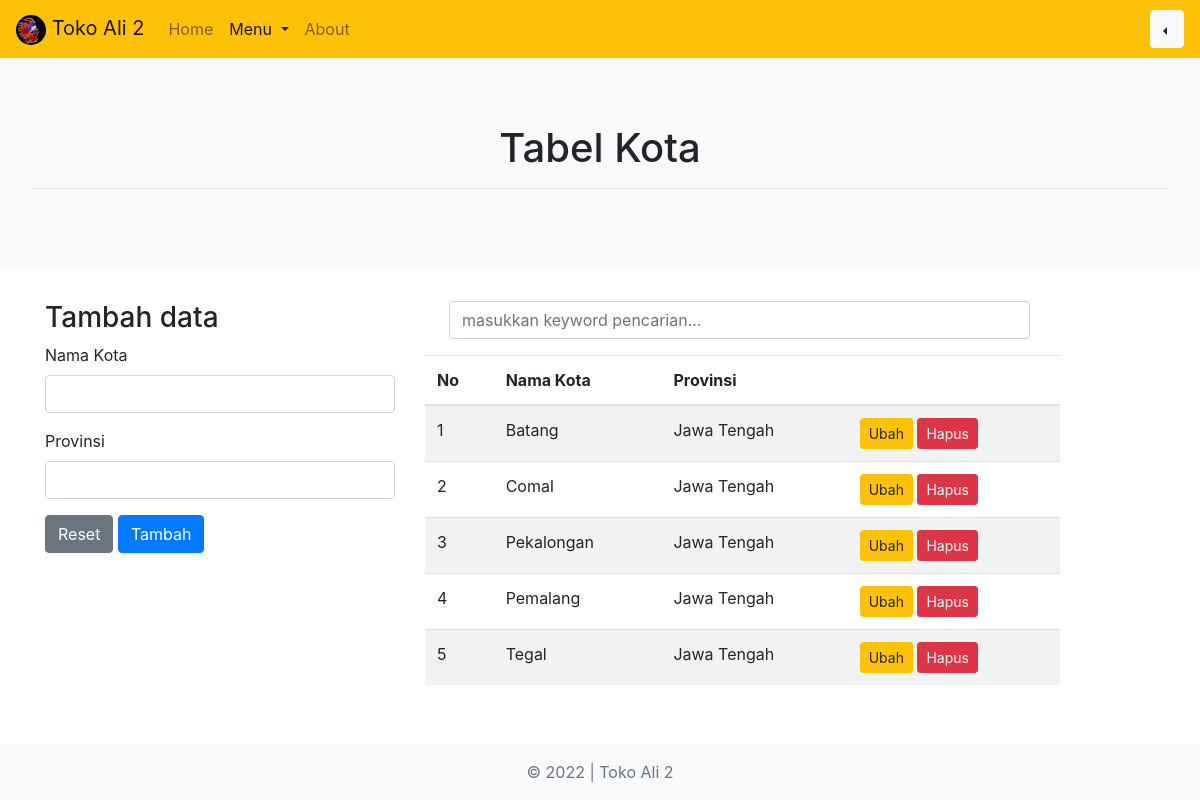
The page /php/kota.php (signed in) on the database its author committed.
### tables this page shows
CREATE TABLE `kota` (
  `kd_kota` int(5) NOT NULL,
  `nm_kota` varchar(20) NOT NULL,
  `provinsi` varchar(20) NOT NULL
);

### php/functions.php (called while the page is built, shortened)
<?php
function koneksi()
{
  return mysqli_connect('localhost', 'root', '', 'toko_ali_2');
}
function query($query)
{
  $conn = koneksi();
  $result = mysqli_query($conn, $query);
  $rows = [];
  while ($row = mysqli_fetch_assoc($result)) {
    $rows[] = $row;
  }
  return $rows;
}

### php/kota.php (the view, shortened to what this page needs)
<?php
require_once "functions.php";
$kota = query("SELECT * FROM kota");
$aksi = "Tambah";
$nama = null;
$provinsi = null;
$a = null;
?>
<!DOCTYPE html>
<html lang="en">
<head>
  <link rel="stylesheet" href="../css/bootstrap.css">
</head>
<body class="d-flex flex-column h-100">
  <header>
    <nav class="navbar fixed-top navbar-expand-lg navbar-light bg-warning">
      <a class="navbar-brand" href="index.php">
        <img src="../img/ikan-cupang-comb-tail_169.jpeg" alt="judul" width="30px" class="shadows rounded-circle">
        Toko Ali 2
      </a>
      <div class="collapse navbar-collapse" id="navbarSupportedContent">
        <ul class="navbar-nav mr-auto">
          <li class="nav-item ">
            <a class="nav-link" href="index.php">Home <span class="sr-only">(current)</span></a>
          </li>
          <li class="nav-item active dropdown">
            <a class="nav-link dropdown-toggle" href="#" id="navbarDropdown" role="button" data-toggle="dropdown" aria-haspopup="true" aria-expanded="false">
              Menu
            </a>
          </li>
          <li class="nav-item ">
            <a class="nav-link" href="about.php">About <span class="sr-only">(current)</span></a>
          </li>
        </ul>
        <div class="dropdown dropleft">
          <button class="btn btn-light dropdown-toggle" type="button" id="dropdownMenuButton" data-toggle="dropdown" aria-haspopup="true" aria-expanded="false">
          </button>
        </div>
      </div>
    </nav>
  </header>
  <main role="main" class="flex-shrink-0">
    <div class="jumbotron text-center bg-light " style="margin-top: 60px;">
      <h1 class="">Tabel Kota</h1>
      <hr>
    </div>
    <div class="container">
      <div class="row">
        <div class="col-md-4">
          <h3 class=""><?= $aksi; ?> data</h3>
          <form action="" method="POST">
            <div class="form-group">
              <label for="nama">Nama Kota</label>
              <input type="text" class="form-control" id="nama" name="nama" required autocomplete="off" value="<?= $nama; ?>" <?= $a; ?>>
            </div>
            <div class="form-group">
              <label for="provinsi">Provinsi</label>
              <input type="text" class="form-control" id="provinsi" name="provinsi" required autocomplete="off" value="<?= $provinsi; ?>" <?= $a; ?>>
            </div>
            <button type="reset" class="btn btn-secondary">Reset</button>
            <button type="submit" class="btn btn-primary" name="<?= $aksi; ?>"><?= $aksi; ?></button>
          </form>
        </div>
        <div class="col-md-7">
          <form action="" method="POST" class=" mx-4  d-inline-block ">
            <div class="form-group ">
              <input type="text" class="form-control keyword" name="keyword" placeholder="masukkan keyword pencarian..." autocomplete="off" size="50">
            </div>
          </form>
          <div class="tabel mb-5">
            <table class="table table-striped">
              <thead>
                <tr>
                  <th>No</th>
                  <th>Nama Kota</th>
                  <th>Provinsi</th>
                  <th></th>
                </tr>
              </thead>
              <tbody>
                <?php
                $i = 1;
                foreach ($kota as $k) : ?>
                  <tr>
                    <td><?= $i++; ?></td>
                    <td><?= $k['nm_kota']; ?></td>
                    <td><?= $k['provinsi']; ?></td>
                    <td>
                      <a class="btn btn-warning btn-sm" href="?u=1&kd_kota=<?= $k['kd_kota']; ?>">Ubah</a>
                      <a class="btn btn-danger btn-sm" href="?h=1&kd_kota=<?= $k['kd_kota']; ?>" onclick="return confirm('apakah anda yakin?');">Hapus</a>
                    </td>
                  </tr>
                <?php endforeach; ?>
              </tbody>
            </table>
          </div>
        </div>
      </div>
    </div>
  </main>
  <footer class="footer mt-auto py-3  bg-light fixed-bottom">
    <div class="container text-center ">
      <span class="text-muted ">&copy; 2022 | Toko Ali 2</span>
    </div>
  </footer>
</body>
</html>

### rows shown on the page
kota: nm_kota "Batang", provinsi "Jawa Tengah"
kota: nm_kota "Comal", provinsi "Jawa Tengah"
kota: nm_kota "Pekalongan", provinsi "Jawa Tengah"
kota: nm_kota "Pemalang", provinsi "Jawa Tengah"
kota: nm_kota "Tegal", provinsi "Jawa Tengah"

### other values the page prints
$aksi "Tambah"
